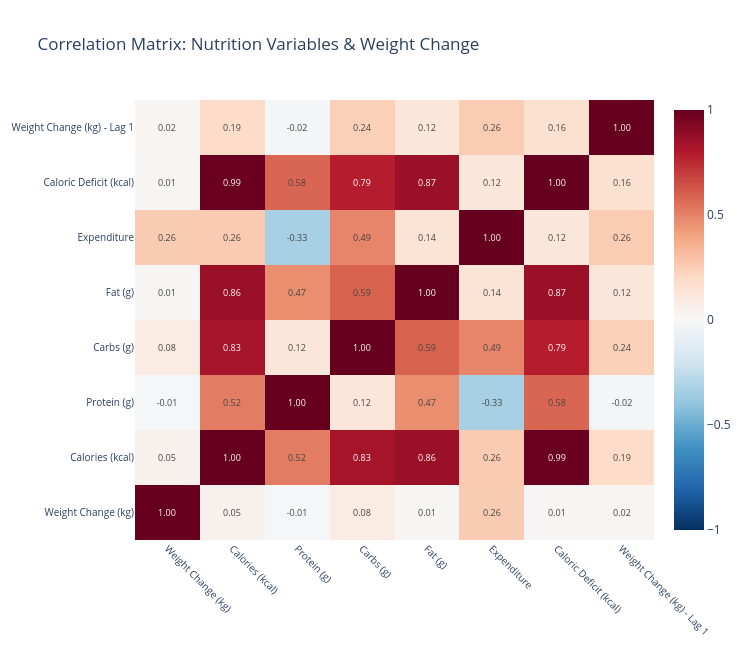

Notebook source saved alongside this figure:
### Code cell
# Full correlation heatmap
fig = go.Figure(go.Heatmap(
    z=corr_matrix.values,
    x=corr_matrix.columns,
    y=corr_matrix.index,
    colorscale='RdBu_r',  # Red-Blue diverging (red = negative, blue = positive)
    zmid=0,  # Center colorscale at zero
    zmin=-1, zmax=1,
    text=corr_matrix.values,
    texttemplate='%{text:.2f}',
    textfont=dict(size=9),
    hovertemplate='%{y} × %{x}: %{z:.3f}<extra></extra>'
))

fig.update_layout(
    title='Correlation Matrix: Nutrition Variables & Weight Change',
    height=650,
    width=750,
    xaxis=dict(tickangle=45, tickfont=dict(size=10)),
    yaxis=dict(tickfont=dict(size=10)),
)

fig.show()

### Figure 1 — Plotly figure (JSON) as saved in the notebook; plotly's stock layout.template omitted (floating-point values rounded to 4 significant figures)
{"data": [{"colorscale": [[0, "rgb(5,48,97)"], [0.1, "rgb(33,102,172)"], [0.2, "rgb(67,147,195)"], [0.3, "rgb(146,197,222)"], [0.4, "rgb(209,229,240)"], [0.5, "rgb(247,247,247)"], [0.6, "rgb(253,219,199)"], [0.7, "rgb(244,165,130)"], [0.8, "rgb(214,96,77)"], [0.9, "rgb(178,24,43)"], [1, "rgb(103,0,31)"]], "hovertemplate": "%{y} × %{x}: %{z:.3f}<extra></extra>", "text": [[1.0, 0.04788, -0.008908, 0.08436, 0.01318, 0.2594, 0.01109, 0.02333], [0.04788, 1.0, 0.5187, 0.8344, 0.8631, 0.2598, 0.9899, 0.1922], [-0.008908, 0.5187, 1.0, 0.1245, 0.4681, -0.3293, 0.5816, -0.01992], [0.08436, 0.8344, 0.1245, 1.0, 0.5945, 0.4939, 0.7852, 0.2402], [0.01318, 0.8631, 0.4681, 0.5945, 1.0, 0.1418, 0.8665, 0.1228], [0.2594, 0.2598, -0.3293, 0.4939, 0.1418, 1.0, 0.1201, 0.2571], [0.01109, 0.9899, 0.5816, 0.7852, 0.8665, 0.1201, 1.0, 0.1597], [0.02333, 0.1922, -0.01992, 0.2402, 0.1228, 0.2571, 0.1597, 1.0]], "textfont": {"size": 9}, "texttemplate": "%{text:.2f}", "type": "heatmap", "x": ["Weight Change (kg)", "Calories (kcal)", "Protein (g)", "Carbs (g)", "Fat (g)", "Expenditure", "Caloric Deficit (kcal)", "Weight Change (kg) - Lag 1"], "y": ["Weight Change (kg)", "Calories (kcal)", "Protein (g)", "Carbs (g)", "Fat (g)", "Expenditure", "Caloric Deficit (kcal)", "Weight Change (kg) - Lag 1"], "z": [[1.0, 0.04788, -0.008908, 0.08436, 0.01318, 0.2594, 0.01109, 0.02333], [0.04788, 1.0, 0.5187, 0.8344, 0.8631, 0.2598, 0.9899, 0.1922], [-0.008908, 0.5187, 1.0, 0.1245, 0.4681, -0.3293, 0.5816, -0.01992], [0.08436, 0.8344, 0.1245, 1.0, 0.5945, 0.4939, 0.7852, 0.2402], [0.01318, 0.8631, 0.4681, 0.5945, 1.0, 0.1418, 0.8665, 0.1228], [0.2594, 0.2598, -0.3293, 0.4939, 0.1418, 1.0, 0.1201, 0.2571], [0.01109, 0.9899, 0.5816, 0.7852, 0.8665, 0.1201, 1.0, 0.1597], [0.02333, 0.1922, -0.01992, 0.2402, 0.1228, 0.2571, 0.1597, 1.0]], "zmax": 1, "zmid": 0, "zmin": -1}], "layout": {"height": 650, "title": {"text": "Correlation Matrix: Nutrition Variables & Weight Change"}, "width": 750, "xaxis": {"tickangle": 45, "tickfont": {"size": 10}}, "yaxis": {"tickfont": {"size": 10}}}}
